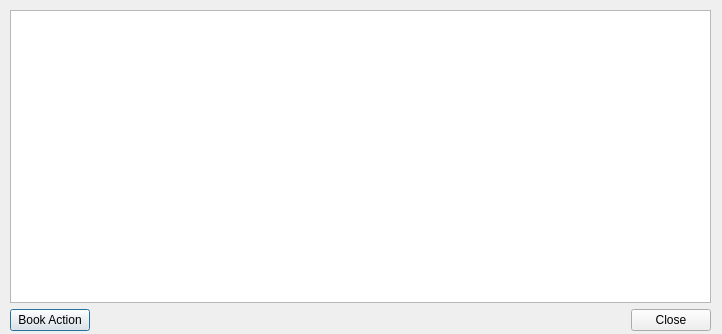
<?xml version="1.0" encoding="UTF-8"?>
<ui version="4.0">
 <class>RecieptViewer</class>
 <widget class="QDialog" name="RecieptViewer">
  <property name="geometry">
   <rect>
    <x>0</x>
    <y>0</y>
    <width>722</width>
    <height>334</height>
   </rect>
  </property>
  <property name="sizePolicy">
   <sizepolicy hsizetype="MinimumExpanding" vsizetype="Preferred">
    <horstretch>0</horstretch>
    <verstretch>0</verstretch>
   </sizepolicy>
  </property>
  <property name="minimumSize">
   <size>
    <width>450</width>
    <height>0</height>
   </size>
  </property>
  <property name="maximumSize">
   <size>
    <width>900</width>
    <height>16777215</height>
   </size>
  </property>
  <property name="windowTitle">
   <string>Dialog</string>
  </property>
  <widget class="QWidget" name="verticalLayoutWidget">
   <property name="geometry">
    <rect>
     <x>10</x>
     <y>10</y>
     <width>701</width>
     <height>321</height>
    </rect>
   </property>
   <layout class="QVBoxLayout" name="verticalLayout">
    <item>
     <widget class="QTableWidget" name="tw">
      <property name="sizePolicy">
       <sizepolicy hsizetype="MinimumExpanding" vsizetype="Expanding">
        <horstretch>0</horstretch>
        <verstretch>0</verstretch>
       </sizepolicy>
      </property>
      <property name="minimumSize">
       <size>
        <width>450</width>
        <height>0</height>
       </size>
      </property>
      <property name="maximumSize">
       <size>
        <width>900</width>
        <height>16777215</height>
       </size>
      </property>
     </widget>
    </item>
    <item>
     <layout class="QHBoxLayout" name="horizontalLayout">
      <item>
       <widget class="QPushButton" name="bookActionPB">
        <property name="text">
         <string>Book Action</string>
        </property>
       </widget>
      </item>
      <item>
       <spacer name="horizontalSpacer">
        <property name="orientation">
         <enum>Qt::Horizontal</enum>
        </property>
        <property name="sizeHint" stdset="0">
         <size>
          <width>40</width>
          <height>20</height>
         </size>
        </property>
       </spacer>
      </item>
      <item>
       <widget class="QPushButton" name="closePB">
        <property name="text">
         <string>Close</string>
        </property>
       </widget>
      </item>
     </layout>
    </item>
   </layout>
  </widget>
 </widget>
 <resources/>
 <connections/>
</ui>
